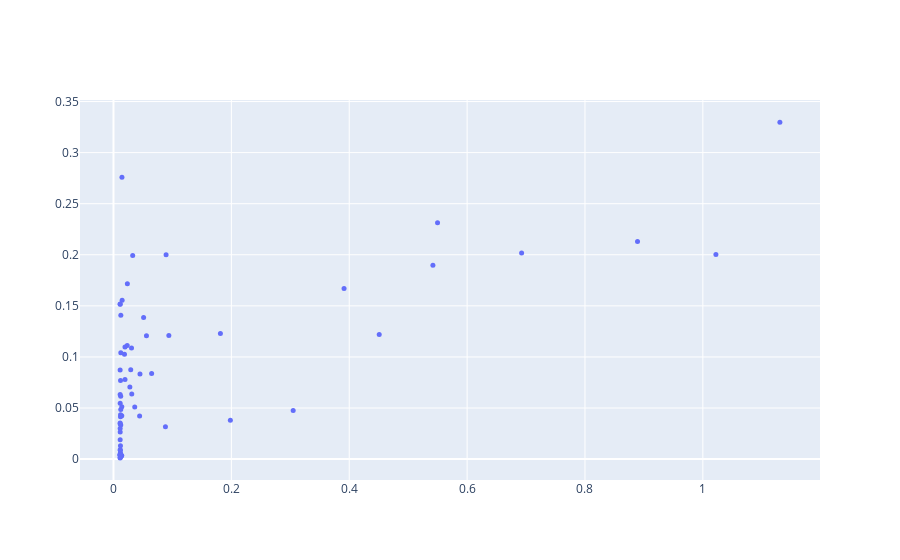

Notebook cell for this chart:
### Code cell
import plotly.graph_objects as go
fig2 = go.Figure(data=go.Scatter(x=obj[:,0],
                                   y=obj[:,1],
                                   mode="markers",
                                   marker_size=5))
fig2
